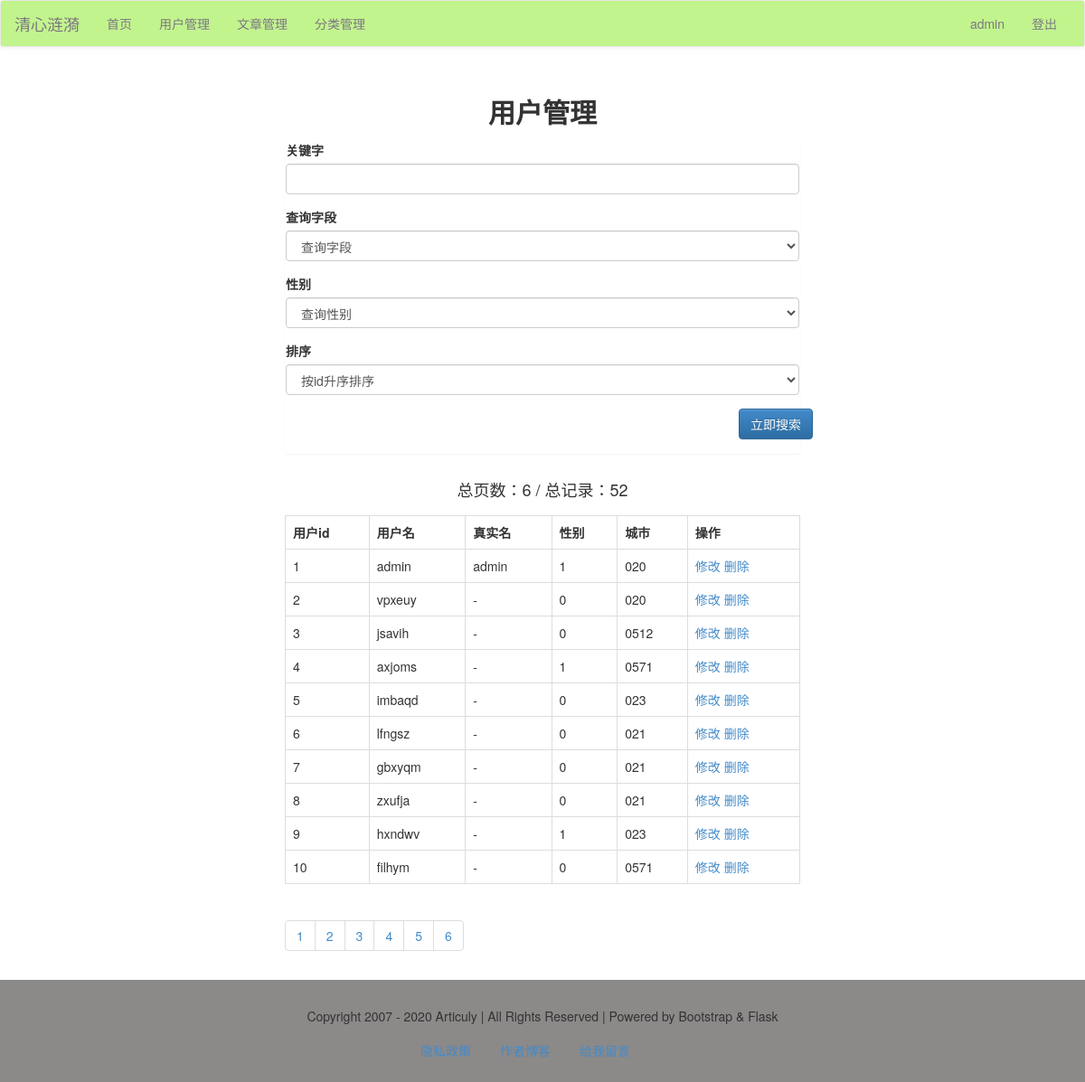
The page /admin/user/list (signed in) on the database as committed earlier.
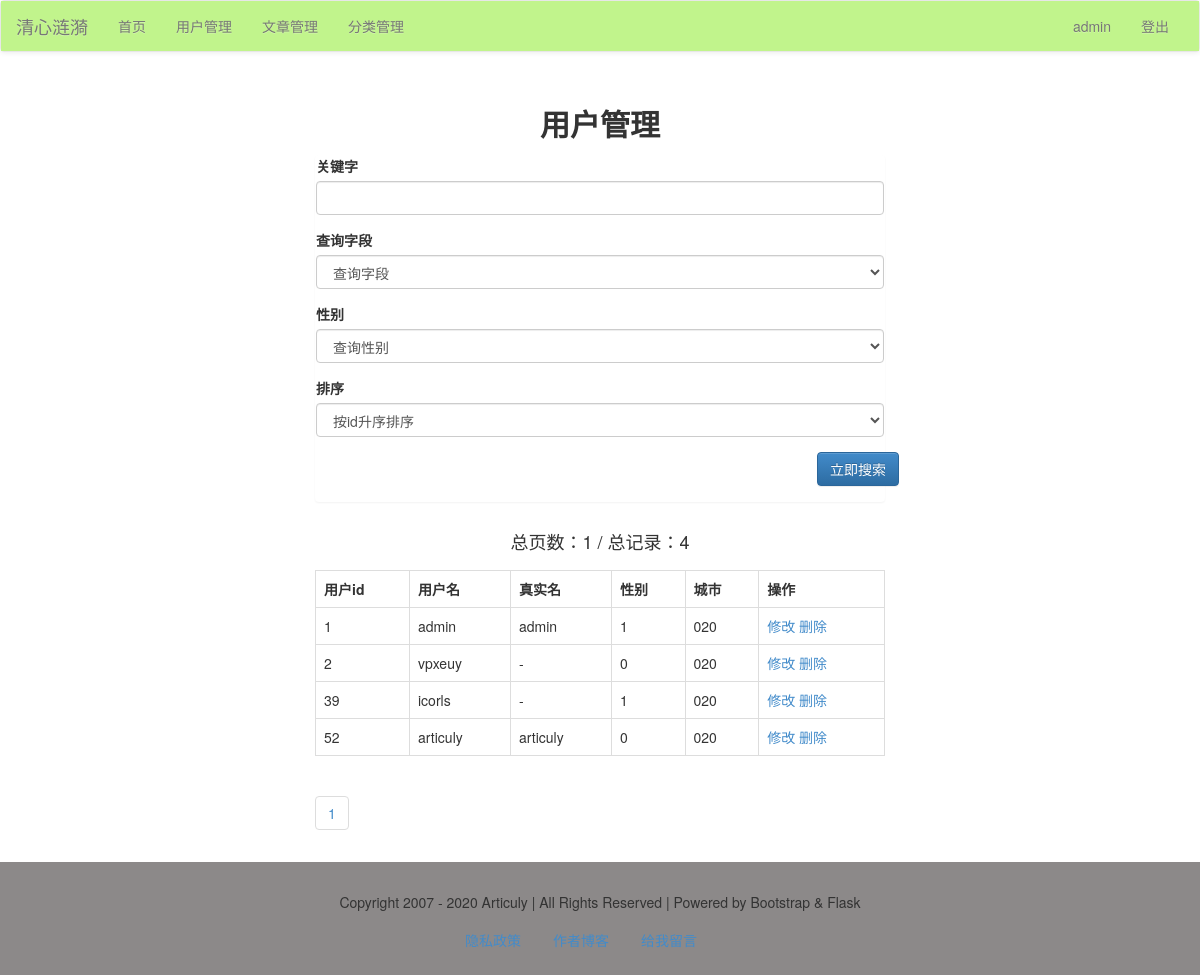
The same page on the database as committed later.
### models.py (models this page shows, shortened)
class User(db.Model):
    id = db.Column(db.Integer, primary_key=True)
    username = db.Column(db.String)
    password = db.Column(db.String)
    realname = db.Column(db.String)
    sex = db.Column(db.Integer)
    city = db.Column(db.String)
    hobby = db.Column(db.String)
    intro = db.Column(db.String)

### admin/users.py (the view)
@admin_app.route('/user/list/<int:page>', methods=['get', 'post'])
@admin_app.route('/user/list', defaults={'page': 1}, methods=['get', 'post'])
def userList(page):
    if request.method == 'POST':
        q = request.form['q']
        condition = {request.form['field']: q}
        if request.form['field'] == 'realname':
            condition = User.realname.like('%%%s%%' % q)
        else:
            condition = User.username.like('%%%s%%' % q)
        if request.form['order'] == '1':
            order = User.id.asc()
        else:
            order = User.id.desc()
        if request.form['sex'] == '':
            res = User.query.filter(condition).order_by(order).paginate(page, 10)
        else:
            res = User.query.filter(condition, User.sex == request.form['sex']).order_by(order).paginate(page, 10)
    else:
        res = User.query.paginate(page, 10)
    users = res.items
    pageList = res.iter_pages()
    total = res.total
    pages = res.pages
    return render_template('admin/user/user_list.html', users=users, pageList=pageList, pages=pages, total=total)

### admin/admin_app.py (called while the page is built)
@admin_app.before_request
@login_required
def is_admin():
    print(session['user'])
    if session['user'] != 'admin':
        print('user is someone else.')
        return redirect(url_for('login'))

### app.py (called while the page is built)
@app.context_processor
def account():
    username = session.get('user')
    return {'username': username}

@app.context_processor
def getCateList():
    cates = Category.query.all()
    return {'cates': cates}

### libs.py (called while the page is built)
def login_required(func):
    @wraps(func)
    def decorator_nest(*args, **kwargs):
        if not 'user' in session:
            return redirect(url_for('login'))
        else:
            print(func)
            return func(*args, **kwargs)
    return decorator_nest

### templates/admin/user/user_list.html (shortened to what this page needs)
{% extends "admin/admin_base.html" %}
{% block content %}
    <div class="container-fluid">
        <div class="row">
            <div class="main col-lg-6 col-lg-offset-3 col-md-8 col-md-offset-2 col-sm-10 col-sm-offset-1 col-xs-12">
                <h2 class="text-center"><b>用户管理</b></h2>
                <div class="panel">
                    <form action="" method="post">
                        <div class="form-group">
                            <label for="q" class="control-label">关键字</label>
                            <input type="text" name="q" class="form-control">
                        </div>
                        <div class="form-group">
                            <label for="field" class="control-label">查询字段</label>
                            <select name="field" class="form-control">
                                <option value="">查询字段</option>
                            </select>
                        </div>
                        <div class="form-group">
                            <label for="sex" class="control-label">性别</label>
                            <select name="sex" class="form-control">
                                <option value="" checked>查询性别</option>
                            </select>
                        </div>
                        <div class="form-group">
                            <label for="排序" class="control-label">排序</label>
                            <select name="order" class="form-control">
                                <option value="1" checked>按id升序排序</option>
                            </select>
                        </div>
                        <div class="form-group ">
                            <div class="row"><input type="submit" name="search" class="btn btn-primary pull-right"
                                                    value="立即搜索"></div>
                        </div>
                    </form>
                </div>
                <div class="row"><h4 class="text-center">总页数：{{ pages }} / 总记录：{{ total }}</h4></div>
                <table class="table table-bordered ">
                    <tr>
                        <th>用户id</th>
                        <th>用户名</th>
                        <th>真实名</th>
                        <th>性别</th>
                        <th>城市</th>
                        <th>操作</th>
                    </tr>
                    {% for user in users %}
                        <tr>
                            <td>{{ user.id }}</td>
                            <td>{{ user.username }}</td>
                            <td>{{ user.realname }}</td>
                            <td>{{ user.sex }}</td>
                            <td>{{ user.city }}</td>
                            <td>
                                <a href="{{ url_for("admin_app.editUser", user_id=user.id) }}">修改</a>
                                <a href="{{ url_for("admin_app.deleteUser", user_id=user.id) }}">删除</a>
                            </td>
                        </tr>
                    {% endfor %}
                </table>
                <ul class="pagination">
                    {% for page in pageList %}
                        {% if page!=None %}
                            <li><a href="{{ url_for("admin_app.userList", page=page) }}">{{ page }}</a></li>
                        {% else %}
                            <li><a href="#">...</a></li>
                        {% endif %}
                    {% endfor %}
                </ul>
            </div>
        </div>
    </div>
{% endblock %}

Rows that differ between the two databases and show on the page:
removed User: id "3", username "jsavih", realname "-", sex "0", city "0512"
removed User: id "4", username "axjoms", realname "-", sex "1", city "0571"
removed User: id "5", username "imbaqd", realname "-", sex "0", city "023"
removed User: id "6", username "lfngsz", realname "-", sex "0", city "021"
removed User: id "7", username "gbxyqm", realname "-", sex "0", city "021"
removed User: id "8", username "zxufja", realname "-", sex "0", city "021"
removed User: id "9", username "hxndwv", realname "-", sex "1", city "023"
removed User: id "10", username "filhym", realname "-", sex "0", city "0571"
now on this page (row unchanged): User: id "39", username "icorls", realname "-", sex "1", city "020"
now on this page (row unchanged): User: id "52", username "articuly", realname "articuly", sex "0", city "020"
Other text that changed with them:
{{ pages }}: "6" → "1"
{{ total }}: "52" → "4"
list line gone: "2"
list line gone: "3"
list line gone: "4"
list line gone: "5"
list line gone: "6"
